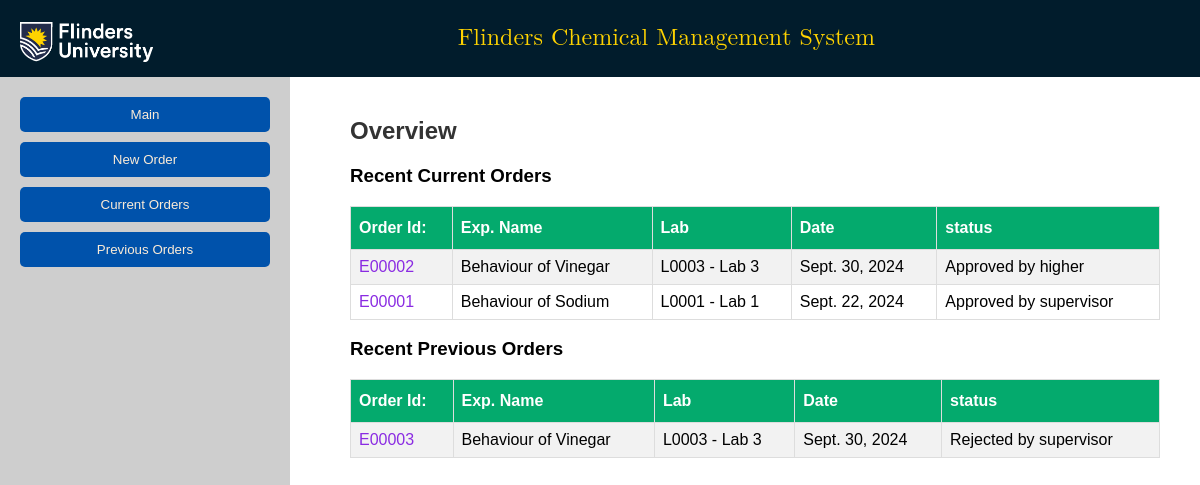
/researchStaff/, run on an earlier commit of the app's database.
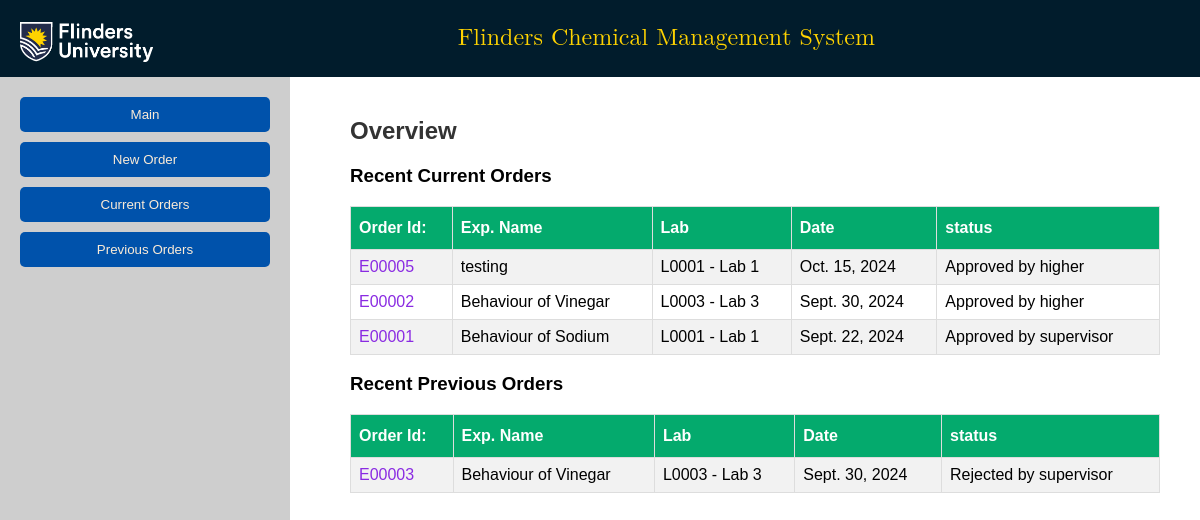
And on a later commit of the database.
### furc/models.py (models this page shows, shortened)
class Order(models.Model):
    order_id = models.CharField(primary_key=True, max_length=10)
    exp_name = models.CharField(max_length=100)
    lab_id = models.ForeignKey(Laboratory, on_delete=models.CASCADE)
    exp_procedure = models.FileField(upload_to= custom_file_upload_path_exp)
    risk_assessment = models.FileField(upload_to= custom_file_upload_path_risk)
    order_date = models.DateField(editable=False, auto_now_add=True)
    updated_date = models.DateField(default=None, null=True)
    order_status = models.CharField(max_length=30, choices=ORDER_STATUS, default='Requested')

class Laboratory(models.Model):
    lab_id = models.CharField(primary_key=True, max_length=10)
    lab_name = models.CharField(max_length=50)
    center_id = models.ForeignKey(ResearchCenter, on_delete=models.CASCADE, null=True, blank=True)
    storage_locations = GenericRelation(StorageLocation)
    def __str__(self):
        return f'{self.lab_id} - {self.lab_name}'

### furc/views.py (the view)
# urls.py: path('researchStaff/', views.researchStaff, name='researchStaff'),
def researchStaff(request):
    context={'order_status':'Closed', 'order_status':'Rejected by higher', 'order_status':'Rejected by supervisor'}
    current_order = Order.objects.all().exclude(order_status='Closed').exclude(order_status='Rejected by supervisor').exclude(order_status='Rejected by higher').order_by('-order_date')[0:3]
    previous_order = Order.objects.filter(**context).order_by('-order_date')[0:3]
    params={'current_order':current_order, 'previous_order': previous_order}
    return render(request, 'furc/researchStaff.html/', params)

### furc/templates/furc/researchStaff.html (shortened to what this page needs)
<!DOCTYPE html> {% load static %}
<html lang="en">
<head>
    <link rel="stylesheet" href="{% static 'css/style.css' %}">
</head>
<body>
    <header class="header">
        <div class="logo">
            <img src="{% static 'images/flinder-logo_white.png' %}" alt="Flinders University Logo" style="height: 50px;">
        </div>
        <div class="title">
            <p class="headerTitle">Flinders Chemical Management System</p>
        </div>
    </header>
    <div class="container">
        <div class="sidebar">
            <button><a href="/researchStaff/">Main</a></button>
            <button><a href="/new_order/">New Order</a></button>
            <button><a href="/current_order/">Current Orders</a></button>
            <button><a href="/previous_order/">Previous Orders</a></button>
        </div>
        <div class="content">
            <div id="main" class="content-section">
                <h2>Overview</h2>
                <h3>Recent Current Orders</h3>
                <table id="customer-1" class="chems" style="border-radius:20px;">
                            <tr>
                                <th>Order Id:</th>
                                <th>Exp. Name</th>
                                <th>Lab</th>
                                <th>Date</th>
                                <th>status</th>
                            </tr>
                    {% for item in current_order %}
                            <tr>
                                <td><a class="orderidLink" href="/orderView/{{item.order_id}}">{{item.order_id}}</a></td>
                                <td>{{item.exp_name}}</td>
                                <td>{{item.lab_id}}</td>
                                <td>{{item.order_date}}</td>
                                <td>{{item.order_status}}</td>
                            </tr>
                    {% endfor %}
                        </table>
                <h3>Recent Previous Orders</h3>
                <table id="customers-2" class="chems" style="border-radius:20px;">
                            <tr>
                                <th>Order Id:</th>
                                <th>Exp. Name</th>
                                <th>Lab</th>
                                <th>Date</th>
                                <th>status</th>
                            </tr>
                    {% for item in previous_order %}
                            <tr>
                                <td><a class="orderidLink" href="/orderView/{{item.order_id}}">{{item.order_id}}</a></td>
                                <td>{{item.exp_name}}</td>
                                <td>{{item.lab_id}}</td>
                                <td>{{item.order_date}}</td>
                                <td>{{item.order_status}}</td>
                            </tr>
                    {% endfor %}
                        </table>
            </div>
        </div>
    </div>
</body>
</html>

### furc/static/css/style.css (style rules this page uses)
body { font-family: Arial, sans-serif; background-color: #f4f4f4; margin: 0; padding: 0; display: flex; flex-direction: column; height: 100vh; }
.header { display: flex; justify-content: space-between; align-items: center; padding: 0px 20px; background-color: #011c2c; color: #fff; }
.container { display: flex; flex: 1; }
.title { flex: 6; text-align: center; }
.headerTitle { text-align: center; color: #ffd300; font-size: x-large; font-family: math; }
h2 { margin-top: 0; color: #555; }
button { padding: 10px 20px; background-color: #0052ab; color: #fff; border: none; border-radius: 5px; cursor: pointer; margin-bottom: 10px; }
.sidebar { width: 250px; background-color: #cecece; color: #fff; padding: 20px; display: flex; flex-direction: column; }
.sidebar a { text-decoration:none; color: antiquewhite; }
.content-section { padding: 20px; margin-left: 20px; }
.content { flex: 1; padding: 20px; background-color: #fff; overflow-y: auto; }
h2 { color: #333; }
.orderidLink { text-decoration: none; color: blueviolet; }

### furc/templates/furc/researchStaff.html (style rules this page uses)
.chems { font-family: Arial, Helvetica, sans-serif; border-collapse: collapse; width: 100%; }
.chems td, .chems th { border: 1px solid #ddd; padding: 8px; }
.chems tr:nth-child(even) { background-color: #f2f2f2; }
.chems th { padding-top: 12px; padding-bottom: 12px; text-align: left; background-color: #04AA6D; color: white; }

What changed in the data, as far as the page shows it:
added Order: order_id "E00005", exp_name "testing", lab_id "L0001 - Lab 1", order_date "Oct. 15, 2024", order_status "Approved by higher", shown under "Recent Current Orders"
